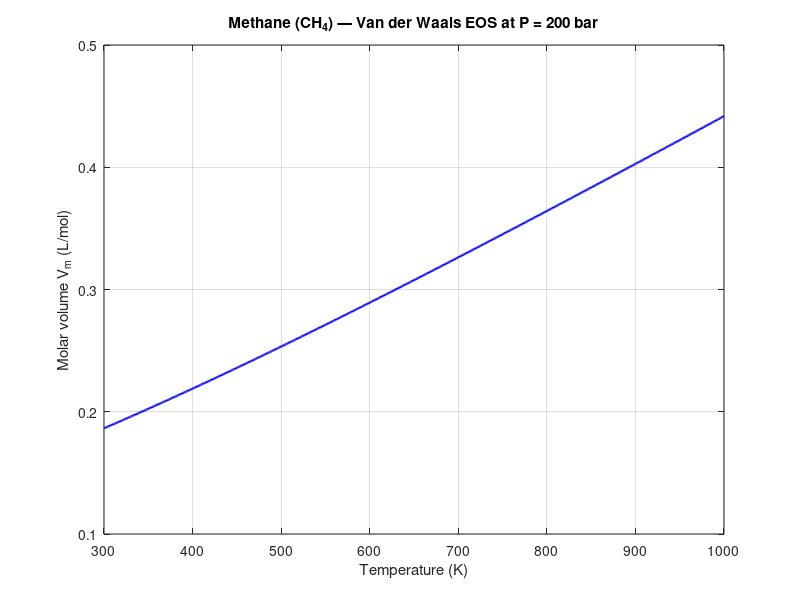

MATLAB code to generate this figure:
% Van der Waals EOS for methane (CH4) at 200 bar
% Plots molar volume vs. temperature (300–1000 K)

clear; clf; close all;

% Constants
P = 200;                % bar
Tmin = 300; Tmax = 1000; % K
nT = 701;
R = 0.08314472;         % L·bar/(mol·K)
Tc = 190.6;             % K
Pc = 45.99;             % bar

% Parameters
a = 27 * (R^2 * Tc^2) / (64 * Pc);   % L^2·bar/mol^2
b = R * Tc / (8 * Pc);               % L/mol

% Temperature vector
T = linspace(Tmin, Tmax, nT);
V = nan(size(T));
tol_imag = 1e-8;

% For Loop
for i = 1:length(T)
    Ti = T(i);

    % Cubic Coefficients: P*V^3 - (P*b + R*T)*V^2 + (R*T*b - a)*V + a*b = 0
    c3 = P;
    c2 = -(P*b + R*Ti);
    c1 = R*Ti*b - a;
    c0 = a*b;
    coeffs = [c3, c2, c1, c0];

    rootsV = roots(coeffs);

    % Keep only real & positive roots
    real_roots = real(rootsV(abs(imag(rootsV)) < tol_imag));
    real_roots = real_roots(real_roots > b);

    if isempty(real_roots)
        V(i) = NaN;
    else
        V(i) = max(real_roots);
    end
end

% Plot
figure(1);
plot(T, V, 'b-', 'LineWidth', 1.6);
xlabel('Temperature (K)');
ylabel('Molar volume V_m (L/mol)');
title(sprintf('Methane (CH_4) — Van der Waals EOS at P = %.0f bar', P));
grid on;
xlim([Tmin Tmax]);
ylim([0.1,0.5]);

% Sample results
disp('Sample outputs (T, V_m):');
for idx = round(linspace(1,length(T),7))
    fprintf('T = %6.1f K: V_m = %12.6e L/mol\n', T(idx), V(idx));
end
